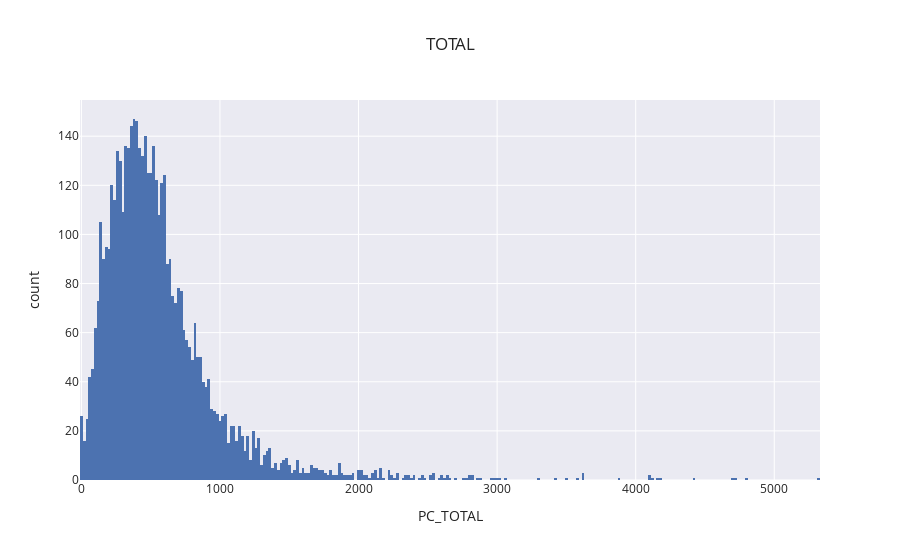

Source (notebook cell):
### Code cell
OB=df_final_pob.columns[50]

fig=px.histogram(df_final_pob, x=f'PC_{OB}',nbins=400,template='seaborn',title=f'{OB}',barmode='group')
fig.show()

### Figure 1 — Plotly figure (JSON) as saved in the notebook; plotly's stock layout.template omitted (floating-point values rounded to 4 significant figures; data arrays with more than 128 entries replaced by an {"elided": "..."} marker saying what was removed)
{"data": [{"alignmentgroup": "True", "bingroup": "x", "hovertemplate": "PC_TOTAL=%{x}<br>count=%{y}<extra></extra>", "legendgroup": "", "marker": {"color": "rgb(76,114,176)"}, "name": "", "nbinsx": 400, "offsetgroup": "", "orientation": "v", "showlegend": false, "type": "histogram", "x": {"elided": "4869 float values"}, "xaxis": "x", "yaxis": "y"}], "layout": {"autosize": true, "barmode": "group", "legend": {"tracegroupgap": 0}, "title": {"text": "TOTAL"}, "xaxis": {"anchor": "y", "autorange": true, "domain": [0, 1], "range": [-10, 5330], "title": {"text": "PC_TOTAL"}, "type": "linear"}, "yaxis": {"anchor": "x", "autorange": true, "domain": [0, 1], "range": [0, 154.7], "title": {"text": "count"}}}}
